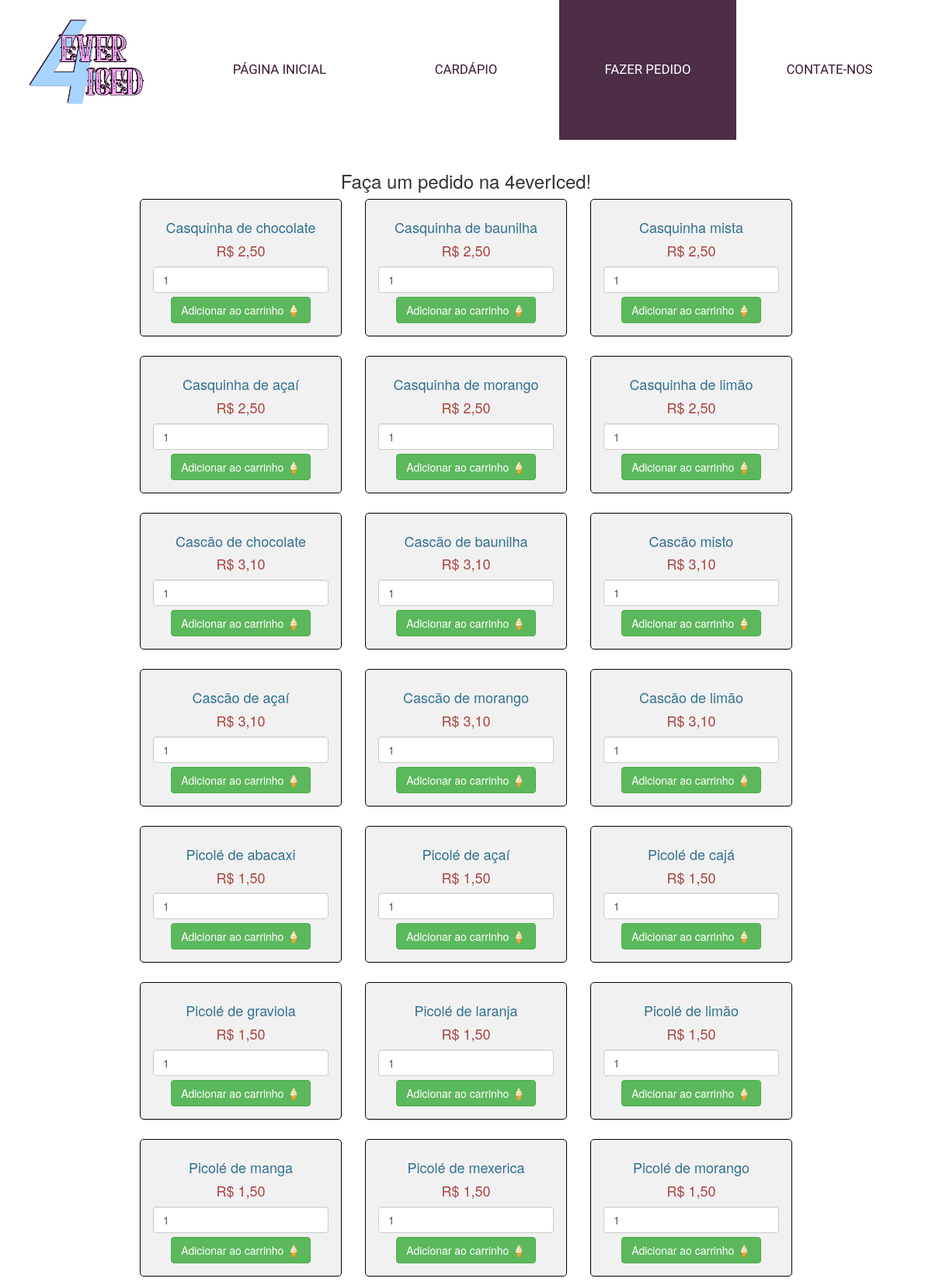
Page /src/pedido/fazerpedido.php (upper part) on the committed database.
### tables this page shows
CREATE TABLE IF NOT EXISTS `produto` (
  `id` INT NOT NULL AUTO_INCREMENT,
  `nome` VARCHAR(100) NOT NULL,
  `preco` FLOAT NOT NULL,
  PRIMARY KEY (`id`));

### src/pedido/fazerpedido.php (the view, shortened to what this page needs)
<?php
    require_once "../pedido/carrinho/conection.php";
?>
<!DOCTYPE html>
<html lang="pt-br">
<head>
    <link rel="stylesheet" href="https://maxcdn.bootstrapcdn.com/bootstrap/3.3.6/css/bootstrap.min.css" />
    <link rel="stylesheet" href="fazerpedido.css">
</head>
<body>
    <div class="barraNav">
        <div class="logo">
            <img src="../index/imgs/logo.png" alt="logo">
        </div>
        <div class="botao">
            <a href="../index/index.html"><input type="button" value="PÁGINA INICIAL" class="b-barraNav" id="primeiroBotao"></a>
        </div>
        <div class="botao">
            <a href="../cardapio/cardapio.html"><input type="button" value="CARDÁPIO" class="b-barraNav"></a>
        </div>
        <div class="botao" id="desabilitado">
            <input type="button" value="FAZER PEDIDO" class="b-barraNav" id="botaoDesabilitado">
        </div>
        <div class="botao">
            <a href="../contato/contate-nos.html"><input type="button" value="CONTATE-NOS" class="b-barraNav" id="ultimoBotao"></a>
        </div>
    </div>
    <div class="container" style="width: 900px;">
        <h3 align="center">Faça um pedido na 4everIced!</h3>
        <?php
            $query = "SELECT * FROM `sorveteria`.`produto` ORDER BY `produto`.`id` ASC;";
            $resultado = mysqli_query($connect, $query);
            if(mysqli_num_rows($resultado) > 0){
                while($row = mysqli_fetch_array($resultado)){
        ?>
               <div class="col-md-4">
                   <form action="fazerpedido.php?action=add&id=<?php echo $row["id"]; ?>" method="get">
                       <div style="border: 1px solid black;
                                   background-color: #f1f1f1;
                                   border-radius: 5px;
                                   padding: 16px;
                                   margin-bottom: 25px;
                                   align: center"
                            id="produtos">
                           <h4 class="text-info" style="text-align: center;">
                               <?php echo $row["nome"]; ?>
                           </h4>
                           <h4 class="text-danger" style="text-align: center;">
                               R$
                               <?php echo number_format($row["preco"], 2, ",", "."); ?>
                           </h4>
                           <input type="number" name="qtde" class="form-control" value="1">
                           <div class="text-center">
                                <input type="submit" style="margin-top: 5px; align: center;" value="Adicionar ao carrinho &#127846;" name="add" class="btn btn-success">
                           </div>
                       </div>
                   </form>
                </div>
        <?php
                }
            }
        ?>
        <br>
    </div>
</body>
</html>

### src/pedido/fazerpedido.css (style rules this page uses)
.botao { float: left; width: 20%; }
.logo { width: 20%; float: left; right: 10px; }
img[alt=logo] { width: 100%; box-shadow: none; -webkit-filter: drop-shadow(0.5px 0.5px 0 #3a1832) drop-shadow(-0.5px -0.5px 0 #3a1832); filter: drop-shadow(0.5px 0.5px 0 #3a1832) drop-shadow(-0.5px -0.5px 0 #3a1832); }
#desabilitado { width: 19%; opacity: 0.9; cursor: not-allowed; }
#botaoDesabilitado { background-color: #3a1832; color: white; }
#primeiroBotao { border-radius: 10px 0 0 10px; }
#ultimoBotao { border-radius: 0 10px 10px 0; }
.b-barraNav { width: 100%; height: 180px; border: none; color: #3a1832; background-color: white; transition-duration: 0.4s; font-family: 'RocknRoll One', Arial, sans-serif; font-size: 1.2em; }
.barraNav { width: 100%; margin-bottom: 20px; }
.barraNav:before, .barraNav:after { content: ""; display: table; }
.barraNav:after { clear: both; }

### rows in the picture
produto: nome "Casquinha de chocolate", preco "2,50"
produto: nome "Casquinha de baunilha", preco "2,50"
produto: nome "Casquinha mista", preco "2,50"
produto: nome "Casquinha de açaí", preco "2,50"
produto: nome "Casquinha de morango", preco "2,50"
produto: nome "Casquinha de limão", preco "2,50"
produto: nome "Cascão de chocolate", preco "3,10"
produto: nome "Cascão de baunilha", preco "3,10"
produto: nome "Cascão misto", preco "3,10"
produto: nome "Cascão de açaí", preco "3,10"
produto: nome "Cascão de morango", preco "3,10"
produto: nome "Cascão de limão", preco "3,10"
produto: nome "Picolé de abacaxi", preco "1,50"
produto: nome "Picolé de açaí", preco "1,50"
produto: nome "Picolé de cajá", preco "1,50"
produto: nome "Picolé de graviola", preco "1,50"
produto: nome "Picolé de laranja", preco "1,50"
produto: nome "Picolé de limão", preco "1,50"
produto: nome "Picolé de manga", preco "1,50"
produto: nome "Picolé de mexerica", preco "1,50"
produto: nome "Picolé de morango", preco "1,50"
